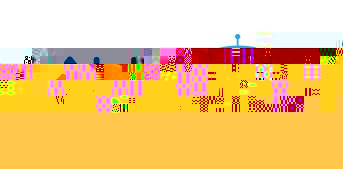
#> input picture src/autobot_astra/scripts/opencv/autobot.jpg, 343 x 169 px
$ python 2_3.py
#> lines starting #> are read from the running program, lines starting #| are printed output that depends on the picture
import cv2
import numpy as np
if __name__ == '__main__':
	img = cv2.imread('autobot.jpg')
#> img is the input picture: shape (169, 343, 3); mean B, G, R 127.5, 199.3, 243.7
	imgInfo = img.shape
#> imgInfo = (169, 343, 3)
	height = imgInfo[0]
#> height = 169
	width = imgInfo[1]
#> width = 343
	matShift = np.float32([[1,0,10],[0,1,10]])# 2*3
	dst = cv2.warpAffine(img, matShift, (width,height))
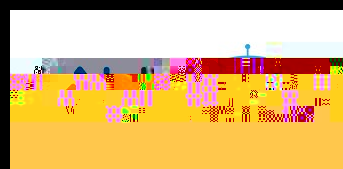
#> dst: shape (169, 343, 3); mean B, G, R 119.8, 181.7, 221.8
	while True :
		cv2.imshow("frame",img)
		cv2.imshow('dst', dst)
		action = cv2.waitKey(10) & 0xFF
#> (key q is pressed here)
		if action == ord('q') or action == 113:
			break
#> (the run stopped early here; a loop or call above may not have finished)
